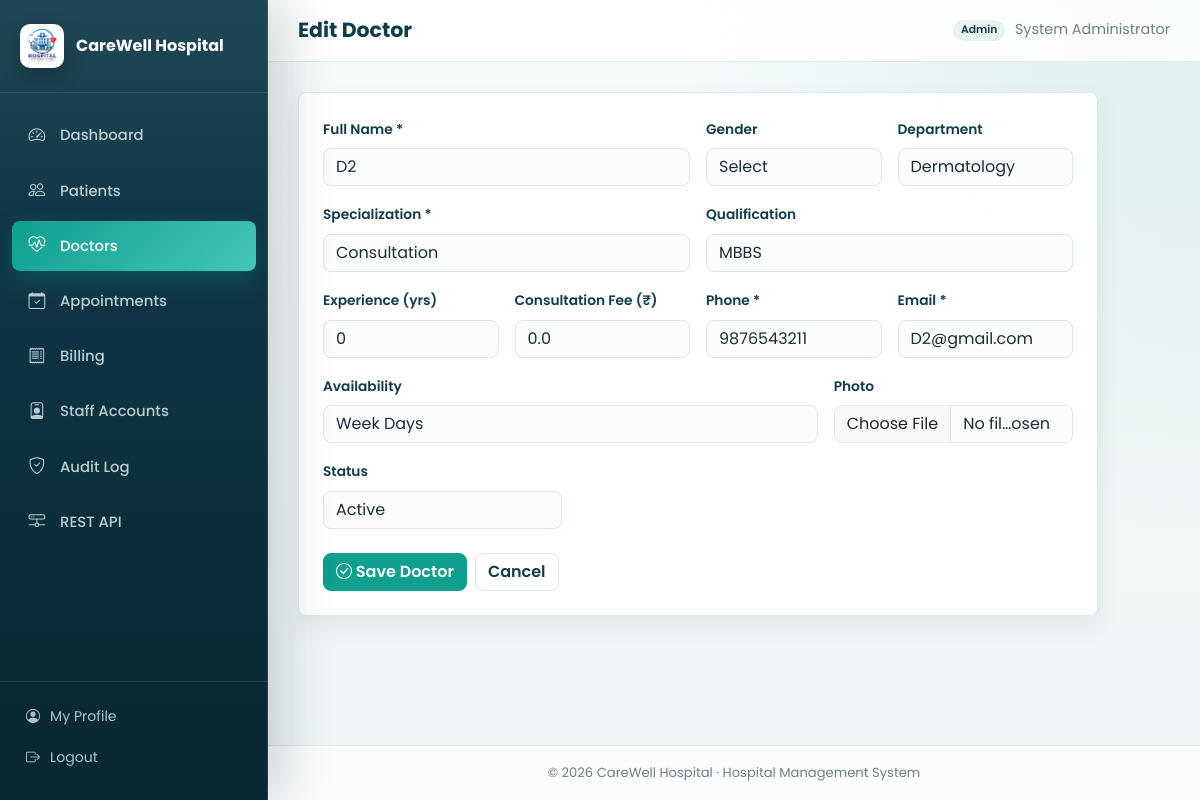
The app's page /doctors/edit/5 (signed in) with its own data.
### tables this page shows
CREATE TABLE doctors (
        id INTEGER PRIMARY KEY AUTOINCREMENT,
        name TEXT NOT NULL,
        gender TEXT,
        department_id INTEGER,
        specialization TEXT NOT NULL,
        qualification TEXT,
        experience INTEGER NOT NULL DEFAULT 0,
        phone TEXT NOT NULL,
        email TEXT NOT NULL UNIQUE,
        consultation_fee REAL NOT NULL DEFAULT 0,
        availability TEXT,
        photo TEXT,
        status TEXT NOT NULL DEFAULT 'Active' CHECK(status IN ('Active', 'Inactive')),
        created_at TEXT NOT NULL DEFAULT (datetime('now')),
        FOREIGN KEY (department_id) REFERENCES departments(id) ON DELETE SET NULL
    );

### app.py (the view, shortened to what this page needs)
@app.route("/doctors/edit/<int:id>", methods=["GET", "POST"])
@login_required
@roles_required("admin")
def edit_doctor(id):
    conn = get_db_connection()
    doctor = conn.execute("SELECT * FROM doctors WHERE id=?", (id,)).fetchone()
    departments = conn.execute("SELECT * FROM departments ORDER BY name").fetchall()
    if doctor is None:
        conn.close()
        abort(404)
    if request.method == "GET":
        conn.close()
        return render_template("doctor_form.html", doctor=doctor, departments=departments)

### app.py (called while the page is built)
@app.after_request
def set_security_headers(response):
    response.headers["X-Content-Type-Options"] = "nosniff"
    response.headers["X-Frame-Options"] = "SAMEORIGIN"
    response.headers["Referrer-Policy"] = "same-origin"
    return response

@app.before_request
def ensure_csrf_token():
    if "csrf_token" not in session:
        session["csrf_token"] = secrets.token_hex(16)
    session.permanent = True

@app.context_processor
def inject_globals():
    return {
        "hospital_name": HOSPITAL_NAME,
        "csrf_token": session.get("csrf_token", ""),
        "current_user": session.get("username"),
        "current_role": session.get("role"),
        "now": datetime.now(),
    }

### utils.py (called while the page is built)
def get_db_connection():
    conn = sqlite3.connect(DB_NAME)
    conn.row_factory = sqlite3.Row
    conn.execute("PRAGMA foreign_keys = ON")
    return conn

def login_required(f):
    @wraps(f)
    def decorated_function(*args, **kwargs):
        if "user_id" not in session:
            flash("Please log in to continue.", "warning")
            return redirect(url_for("login"))
        return f(*args, **kwargs)
    return decorated_function

def roles_required(*roles):
    def decorator(f):
        @wraps(f)
        def decorated_function(*args, **kwargs):
            if "user_id" not in session:
                flash("Please log in to continue.", "warning")
                return redirect(url_for("login"))
            if session.get("role") not in roles:
                flash("You do not have permission to access that page.", "danger")
                return redirect(url_for("dashboard"))
            return f(*args, **kwargs)
        return decorated_function
    return decorator

### templates/doctor_form.html (shortened to what this page needs)
{% extends "base.html" %}
{% block page_title %}{{ 'Edit Doctor' if doctor else 'Add New Doctor' }}{% endblock %}
{% block content %}
<div class="panel" style="max-width:800px">
  <form method="POST" enctype="multipart/form-data">
    <div class="row g-3">
      <div class="col-md-6">
        <label class="form-label">Full Name *</label>
        <input type="text" name="name" class="form-control" value="{{ doctor.name if doctor else '' }}" required>
      </div>
      <div class="col-md-3">
        <label class="form-label">Gender</label>
        <select name="gender" class="form-select">
          <option value="">Select</option>
        </select>
      </div>
      <div class="col-md-3">
        <label class="form-label">Department</label>
        <select name="department_id" class="form-select">
          {% for dept in departments %}
          <option value="{{ dept.id }}" {{ 'selected' if doctor and doctor.department_id==dept.id }}>{{ dept.name }}</option>
          {% endfor %}
        </select>
      </div>
      <div class="col-md-6">
        <label class="form-label">Specialization *</label>
        <input type="text" name="specialization" class="form-control" value="{{ doctor.specialization if doctor else '' }}" required>
      </div>
      <div class="col-md-6">
        <label class="form-label">Qualification</label>
        <input type="text" name="qualification" class="form-control" value="{{ doctor.qualification if doctor else '' }}" placeholder="e.g. MBBS, MD">
      </div>
      <div class="col-md-3">
        <label class="form-label">Experience (yrs)</label>
        <input type="number" min="0" name="experience" class="form-control" value="{{ doctor.experience if doctor else 0 }}">
      </div>
      <div class="col-md-3">
        <label class="form-label">Consultation Fee (₹)</label>
        <input type="number" min="0" step="0.01" name="consultation_fee" class="form-control" value="{{ doctor.consultation_fee if doctor else 0 }}">
      </div>
      <div class="col-md-3">
        <label class="form-label">Phone *</label>
        <input type="text" name="phone" class="form-control" value="{{ doctor.phone if doctor else '' }}" required>
      </div>
      <div class="col-md-3">
        <label class="form-label">Email *</label>
        <input type="email" name="email" class="form-control" value="{{ doctor.email if doctor else '' }}" required>
      </div>
      <div class="col-md-8">
        <label class="form-label">Availability</label>
        <input type="text" name="availability" class="form-control" value="{{ doctor.availability if doctor else '' }}" placeholder="e.g. Mon-Fri 9:00 AM - 4:00 PM">
      </div>
      <div class="col-md-4">
        <label class="form-label">Photo</label>
        <input type="file" name="photo" class="form-control" accept="image/*">
      </div>
      {% if doctor %}
      <div class="col-md-4">
        <label class="form-label">Status</label>
        <select name="status" class="form-select">
          <option value="Active" {{ 'selected' if doctor.status=='Active' }}>Active</option>
        </select>
      </div>
      {% endif %}
    </div>
    <div class="mt-4 d-flex gap-2">
      <button type="submit" class="btn btn-primary"><i class="bi bi-check-circle"></i> Save Doctor</button>
      <a href="{{ url_for('doctors') }}" class="btn btn-outline-secondary">Cancel</a>
    </div>
  </form>
</div>
{% endblock %}

### static/style.css (style rules this page uses)
:root { --primary:#123C4A; --primary-dark:#092733; --primary-light:#1E5B68; --secondary:#0E9F8F; --secondary-dark:#087E73; --accent:#C89B3C; --background:#F3F7F8; --surface:#FFFFFF; --surface-soft:#F8FBFC; --border:#DCE8EA; --text:#1B2E35; --muted:#6D8088; --danger:#C93D3D; --warning:#D89120; --success:#1B8A5A; --info:#2F78B7; --shadow:0 18px 45px rgba(13,45,55,.10); --shadow-soft:0 10px 24px rgba(13,45,55,.08); --sidebar-width:268px; }
* { box-sizing:border-box; }
html { min-height:100%; }
body { margin:0; min-height:100%; font-family:'Poppins',sans-serif; background: radial-gradient(circle at top right, rgba(14,159,143,.12), transparent 34rem), linear-gradient(180deg, #F7FBFC 0%, var(--background) 48%, #EEF5F6 100%); color:var(--text); -webkit-font-smoothing:antialiased; }
a { text-decoration:none; }
.btn { border-radius:8px; font-weight:600; letter-spacing:0; box-shadow:none !important; }
.btn-primary { --bs-btn-bg:var(--secondary); --bs-btn-border-color:var(--secondary); --bs-btn-hover-bg:var(--secondary-dark); --bs-btn-hover-border-color:var(--secondary-dark); --bs-btn-active-bg:var(--primary); --bs-btn-active-border-color:var(--primary); }
.btn-outline-secondary { --bs-btn-color:var(--primary); --bs-btn-border-color:var(--border); --bs-btn-hover-bg:var(--primary); --bs-btn-hover-border-color:var(--primary); }
.form-label { color:var(--primary); font-size:.86rem; font-weight:600; }
.form-control, .form-select, .input-group-text { border-color:var(--border); border-radius:8px; }
.form-control, .form-select { background:#FBFDFD; color:var(--text); }
.panel { background:rgba(255,255,255,.96); border-radius:8px; box-shadow:var(--shadow-soft); padding:24px; margin-bottom:0; border:1px solid rgba(220,232,234,.88); }

### records on screen
doctors: name "D2", specialization "Consultation", qualification "MBBS", experience "0", consultation_fee "0.0", phone "9876543211", email "D2@gmail.com", availability "Week Days"

### other values on screen
{{ hospital_name }} "CareWell Hospital"
{{ 'Edit Doctor' if doctor else 'Add New Doctor' }} "Edit Doctor"
{{ current_role }} "Admin"
{{ session.get('full_name', current_user) }} "System Administrator"
form field department_id "Dermatology"
